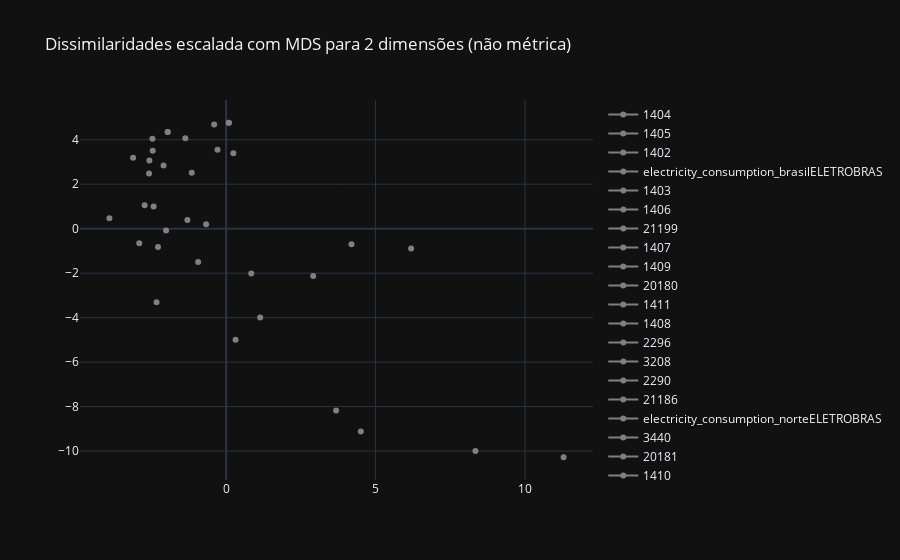

The notebook cell saved with this chart:
### Code cell
data = []
for i in range(len(dissimilaridade_scaled)):
    trace = go.Scatter(x = [dissimilaridade_scaled[i][0]],
                       y = [dissimilaridade_scaled[i][1]],
                       name = analysis_dfs.code.tolist()[i],
                       marker = dict(color = 'gray'))
    data.append(trace)
layout = go.Layout(title = 'Dissimilaridades escalada com MDS para 2 dimensões (não métrica)',
                   template = 'plotly_dark')
fig = go.Figure(data = data, layout=layout)
pyo.iplot(fig, config=dict(showLink = False))

### Figure 1 — Plotly figure (JSON) as saved in the notebook; plotly's stock layout.template omitted (floating-point values rounded to 4 significant figures)
{"data": [{"marker": {"color": "gray"}, "name": "1404", "type": "scatter", "uid": "7aead707-3212-426e-ac9d-87dc06d539b8", "visible": true, "x": [-1.149], "y": [2.509]}, {"marker": {"color": "gray"}, "name": "1405", "type": "scatter", "uid": "f62b6dd6-7138-4c0b-8cc5-ed1f62563410", "visible": true, "x": [-0.3997], "y": [4.681]}, {"marker": {"color": "gray"}, "name": "1402", "type": "scatter", "uid": "af6c0e2c-e4bb-4e8e-9886-20d199c8a079", "visible": true, "x": [-0.2863], "y": [3.551]}, {"marker": {"color": "gray"}, "name": "electricity_consumption_brasilELETROBRAS", "type": "scatter", "uid": "916ff5ac-ca6d-4722-b179-e493a4d821a9", "visible": true, "x": [0.09153], "y": [4.762]}, {"marker": {"color": "gray"}, "name": "1403", "type": "scatter", "uid": "6ee569be-b184-4a71-8104-07fd158c36c3", "visible": true, "x": [0.2425], "y": [3.394]}, {"marker": {"color": "gray"}, "name": "1406", "type": "scatter", "uid": "77b8d388-f652-4239-90ce-3ee96a56c4d4", "visible": true, "x": [0.09153], "y": [4.762]}, {"marker": {"color": "gray"}, "name": "21199", "type": "scatter", "uid": "bf9d2106-63e2-4bc1-9fd7-ab983c1fabd7", "visible": true, "x": [-2.465], "y": [4.043]}, {"marker": {"color": "gray"}, "name": "1407", "type": "scatter", "uid": "29d2f6c4-d297-4f23-b054-6febc7ffd35d", "visible": true, "x": [-2.567], "y": [3.07]}, {"marker": {"color": "gray"}, "name": "1409", "type": "scatter", "uid": "b4f73d31-02e1-4b57-8940-059b5da70ed7", "visible": true, "x": [-1.364], "y": [4.07]}, {"marker": {"color": "gray"}, "name": "20180", "type": "scatter", "uid": "f663df23-1934-4209-9cb8-b13c03635bde", "visible": true, "x": [-2.279], "y": [-0.8205]}, {"marker": {"color": "gray"}, "name": "1411", "type": "scatter", "uid": "c8be6da5-dd05-459a-b4d9-327c1e319580", "visible": true, "x": [-1.955], "y": [4.347]}, {"marker": {"color": "gray"}, "name": "1408", "type": "scatter", "uid": "d1e08e20-2f98-4b11-85c0-e061f01925b0", "visible": true, "x": [-2.092], "y": [2.839]}, {"marker": {"color": "gray"}, "name": "2296", "type": "scatter", "uid": "91ace18e-7dae-4a49-9265-fd9fb56db618", "visible": true, "x": [-2.425], "y": [0.9996]}, {"marker": {"color": "gray"}, "name": "3208", "type": "scatter", "uid": "23ac2b9b-9633-4e74-980c-df3c7e9ecf5f", "visible": true, "x": [11.29], "y": [-10.28]}, {"marker": {"color": "gray"}, "name": "2290", "type": "scatter", "uid": "c16106fc-e28a-4f66-81c2-c98d31c76a5f", "visible": true, "x": [-2.905], "y": [-0.6596]}, {"marker": {"color": "gray"}, "name": "21186", "type": "scatter", "uid": "33ca130b-9e83-4355-bc7f-74bb31d450c3", "visible": true, "x": [-0.9344], "y": [-1.5]}, {"marker": {"color": "gray"}, "name": "electricity_consumption_norteELETROBRAS", "type": "scatter", "uid": "d5cf179e-30ba-4b47-9796-abfc11981e41", "visible": true, "x": [-1.955], "y": [4.347]}, {"marker": {"color": "gray"}, "name": "3440", "type": "scatter", "uid": "ef8bc47c-d0f1-42e6-9fb1-de10db17bf7b", "visible": true, "x": [8.343], "y": [-10.0]}, {"marker": {"color": "gray"}, "name": "20181", "type": "scatter", "uid": "da3a9a4e-b3ee-4d25-8e1d-3c8764cea54c", "visible": true, "x": [0.8419], "y": [-2.017]}, {"marker": {"color": "gray"}, "name": "1410", "type": "scatter", "uid": "b83f0d67-7168-427b-b714-9036117a10b9", "visible": true, "x": [-2.456], "y": [3.501]}, {"marker": {"color": "gray"}, "name": "12528", "type": "scatter", "uid": "e185e6c7-6cca-4707-b896-b79bd37f7ab8", "visible": true, "x": [-3.905], "y": [0.4695]}, {"marker": {"color": "gray"}, "name": "13149", "type": "scatter", "uid": "815e2d97-8f2b-46f0-935a-5761841f89d9", "visible": true, "x": [3.681], "y": [-8.179]}, {"marker": {"color": "gray"}, "name": "4331", "type": "scatter", "uid": "311db075-f936-4664-abef-fd1818cf3084", "visible": true, "x": [-2.578], "y": [2.476]}, {"marker": {"color": "gray"}, "name": "12601", "type": "scatter", "uid": "17054bb8-e782-4588-898d-0bca21e268eb", "visible": true, "x": [2.915], "y": [-2.126]}, {"marker": {"color": "gray"}, "name": "12576", "type": "scatter", "uid": "21276cb9-9fd6-4b22-ae4a-f73fab8259de", "visible": true, "x": [4.195], "y": [-0.7029]}, {"marker": {"color": "gray"}, "name": "1459", "type": "scatter", "uid": "b974949d-14e5-4cc7-b284-271e7dc4b135", "visible": true, "x": [-1.295], "y": [0.3948]}, {"marker": {"color": "gray"}, "name": "4358", "type": "scatter", "uid": "f643015d-9f97-4e53-9ba1-9dda2b5a9a1b", "visible": true, "x": [-2.725], "y": [1.048]}, {"marker": {"color": "gray"}, "name": "13156", "type": "scatter", "uid": "90ec2d5e-3d71-4120-9e46-0fcbbeefc14f", "visible": true, "x": [4.508], "y": [-9.114]}, {"marker": {"color": "gray"}, "name": "3533", "type": "scatter", "uid": "dd36b5ec-461d-4b3f-b4a4-8a0da59c471c", "visible": true, "x": [6.19], "y": [-0.8881]}, {"marker": {"color": "gray"}, "name": "7767", "type": "scatter", "uid": "c19edf1a-52fe-4091-ae89-7a68a8c8f139", "visible": true, "x": [-0.6679], "y": [0.1944]}, {"marker": {"color": "gray"}, "name": "7739", "type": "scatter", "uid": "139fd8b3-fab4-4998-bfd4-587029662b33", "visible": true, "x": [-3.111], "y": [3.193]}, {"marker": {"color": "gray"}, "name": "7733", "type": "scatter", "uid": "aaaa6566-949f-4d08-ab2e-0d1a6d13a18d", "visible": true, "x": [0.3164], "y": [-4.989]}, {"marker": {"color": "gray"}, "name": "7760", "type": "scatter", "uid": "456c2c92-6301-4595-bd9f-f2ce1678ea46", "visible": true, "x": [-2.326], "y": [-3.303]}, {"marker": {"color": "gray"}, "name": "3301", "type": "scatter", "uid": "18bdfb13-398b-409b-bb20-39176800b249", "visible": true, "x": [-2.009], "y": [-0.08713]}, {"marker": {"color": "gray"}, "name": "7712", "type": "scatter", "uid": "23a1cb25-3840-4e46-b5e8-60a6ee2f4454", "visible": true, "x": [1.14], "y": [-3.99]}], "layout": {"autosize": true, "title": {"text": "Dissimilaridades escalada com MDS para 2 dimensões (não métrica)"}, "xaxis": {"autorange": true, "range": [-4.853, 12.24], "type": "linear"}, "yaxis": {"autorange": true, "range": [-11.38, 5.863], "type": "linear"}}}
